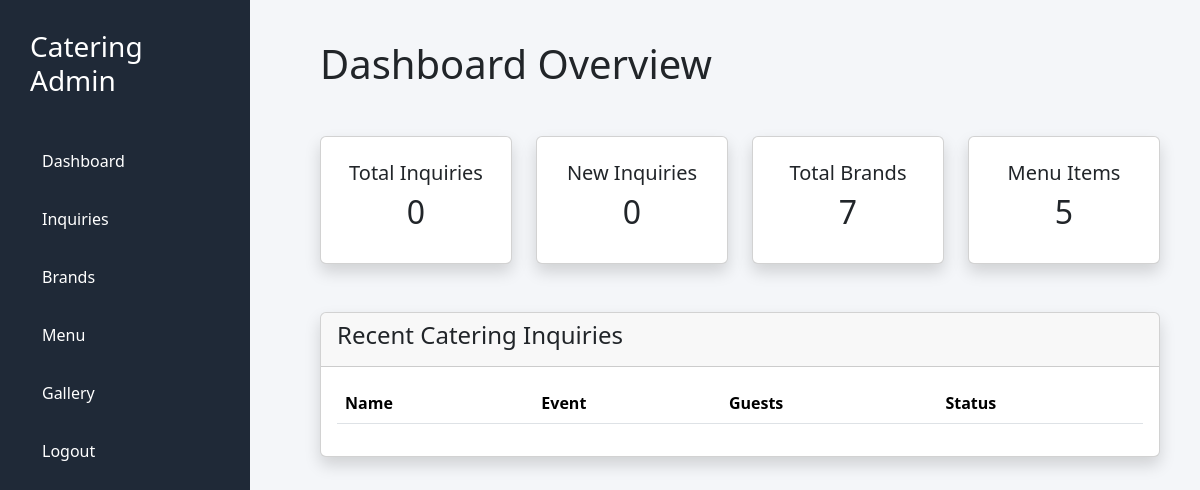
Before: /dashboard/ (signed in) with the older database file.
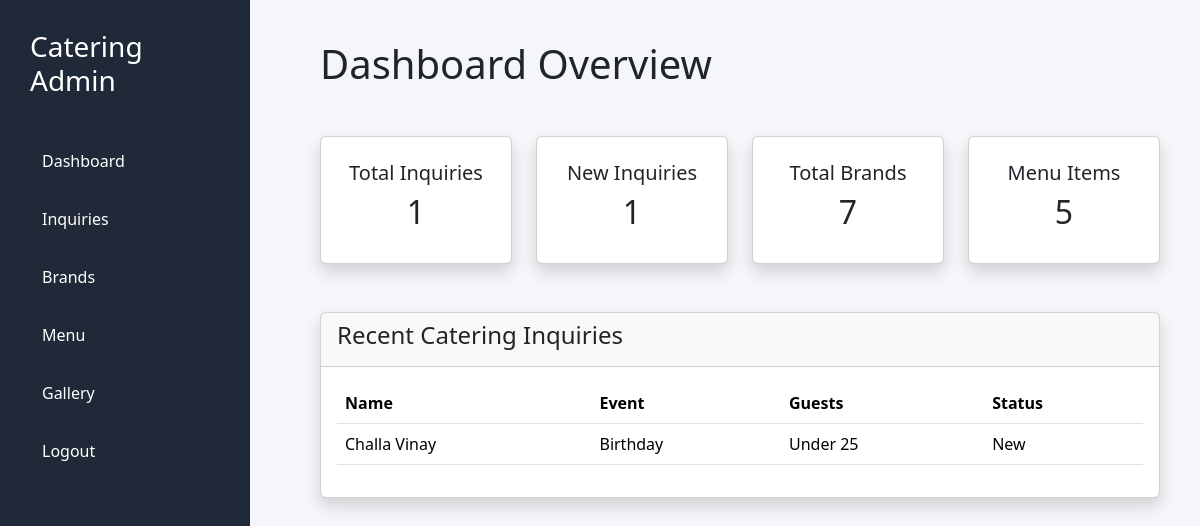
After: the same page with the newer database file.
### inquiries/models.py (models this page shows, shortened)
class Inquiry(models.Model):
    EVENT_CHOICES = [
        ('Wedding', 'Wedding'),
        ('Corporate', 'Corporate'),
        ('Birthday', 'Birthday'),
        ('Anniversary', 'Anniversary'),
        ('Holiday Party', 'Holiday Party'),
        ('Cultural/Religious Celebration', 'Cultural/Religious Celebration'),
        ('Other', 'Other')
    ]
    GUEST_CHOICES = [
        ('Under 25', 'Under 25'),
        ('25-50', '25-50'),
        ('50-100', '50-100'),
        ('100-200', '100-200'),
        ('200+', '200+')
    ]
    SERVICE_STYLE = [
        ('Buffet', 'Buffet'),
        ('Plated/Seated', 'Plated/Seated'),
        ('Family Style', 'Family Style'),
        ('Stations', 'Stations'),
        ('Cocktail/Appetizers', 'Cocktail/Appetizers'),
        ('Drop-off', 'Drop-off')
    ]
    LOCATION_TYPE = [
        ('Indoor', 'Indoor'),
        ('Outdoor', 'Outdoor')
    ]
    STATUS_CHOICES = [
        ('New', 'New'),
        ('Contacted', 'Contacted'),
        ('Quote Sent', 'Quote Sent'),
        ('Confirmed', 'Confirmed'),
        ('Completed', 'Completed')
    ]
    full_name = models.CharField(max_length=100)
    email = models.EmailField()
    phone = models.CharField(max_length=20)
    company = models.CharField(
        max_length=100,
        blank=True,
        null=True
    )
    event_type = models.CharField(
        max_length=100,
        choices=EVENT_CHOICES
    )
    event_date = models.DateField()
    flexible_date = models.BooleanField(
        default=False
    )
    event_time = models.TimeField(
        blank=True,
        null=True
    )
    guests = models.CharField(
        max_length=50,
        choices=GUEST_CHOICES
    )
    venue = models.CharField(
        max_length=200,
        blank=True,
        null=True
    )
    indoor_outdoor = models.CharField(
        max_length=50,
        choices=LOCATION_TYPE,
        blank=True,
        null=True
    )
    cuisine = models.CharField(
        max_length=200
    )
    service_style = models.CharField(
        max_length=100,
        choices=SERVICE_STYLE,
        blank=True,
        null=True
    )
    dietary_requirements = models.TextField(
        blank=True,
        null=True
    )
    services_needed = models.TextField(
        blank=True,
        null=True
    )
    budget = models.CharField(
        max_length=100
    )
    event_details = models.TextField(
        blank=True,
        null=True
    )
    hear_about = models.CharField(
        max_length=100,
        blank=True,
        null=True
    )
    status = models.CharField(
        max_length=50,
        choices=STATUS_CHOICES,
        default='New'
    )
    created = models.DateTimeField(
        auto_now_add=True
    )

### dashboard/views.py (the view)
@login_required
def admin_dashboard(request):
    total_inquiries = Inquiry.objects.count()
    total_menu = MenuItem.objects.count()
    total_brands = Brand.objects.count()
    new_inquiries = Inquiry.objects.filter(
        status='New'
    ).count()
    recent_inquiries = Inquiry.objects.order_by(
        '-created'
    )[:5]
    context={
        'total_inquiries':total_inquiries,
        'total_menu':total_menu,
        'total_brands':total_brands,
        'new_inquiries':new_inquiries,
        'recent_inquiries':recent_inquiries
    }
    return render(
        request,
        'dashboard/index.html',
        context
    )

### templates/dashboard/index.html
{% extends 'dashboard/base_dashboard.html' %}
{% block content %}
<h1 class="mb-5">
Dashboard Overview
</h1>
<div class="row">
<div class="col-md-3">
<div class="card shadow p-4 text-center">
<h5>Total Inquiries</h5>
<h2>{{total_inquiries}}</h2>
</div>
</div>
<div class="col-md-3">
<div class="card shadow p-4 text-center">
<h5>New Inquiries</h5>
<h2>{{new_inquiries}}</h2>
</div>
</div>
<div class="col-md-3">
<div class="card shadow p-4 text-center">
<h5>Total Brands</h5>
<h2>{{total_brands}}</h2>
</div>
</div>
<div class="col-md-3">
<div class="card shadow p-4 text-center">
<h5>Menu Items</h5>
<h2>{{total_menu}}</h2>
</div>
</div>
</div>
<div class="card shadow mt-5">
<div class="card-header">
<h4>
Recent Catering Inquiries
</h4>
</div>
<div class="card-body">
<table class="table">
<thead>
<tr>
<th>Name</th>
<th>Event</th>
<th>Guests</th>
<th>Status</th>
</tr>
</thead>
<tbody>
{% for inquiry in recent_inquiries %}
<tr>
<td>{{inquiry.full_name}}</td>
<td>{{inquiry.event_type}}</td>
<td>{{inquiry.guests}}</td>
<td>{{inquiry.status}}</td>
</tr>
{% endfor %}
</tbody>
</table>
</div>
</div>
{% endblock %}

Changed rows visible on the page:
added Inquiry: full_name "Challa Vinay", event_type "Birthday", guests "Under 25", status "New"
Other visible differences:
{{ total_inquiries }}: "0" → "1"
{{ new_inquiries }}: "0" → "1"
